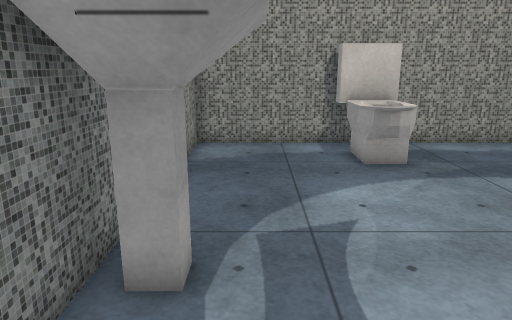
View 1 (above)

17 first-person views from a walk through a scene from a Unity 3-D project. The camera is 1.4 m above the floor, tilts 14° down and sees 70° across. The floor is counted in squares, 0.5 m on a side. Each view is taken from the middle of a square. On the plan, view 1 faces up. The plan holds only what a view shows up to about 20 squares ahead; the rest is blank. The place goes on beyond the plan. Some animated figures are not drawn. Some surface patterns are stand-ins.

View 2
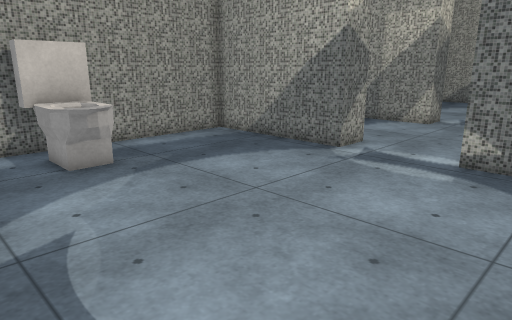

View 3
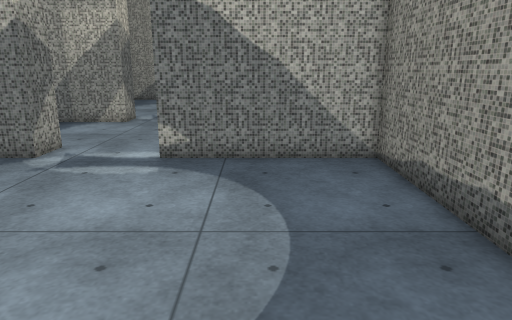

View 4
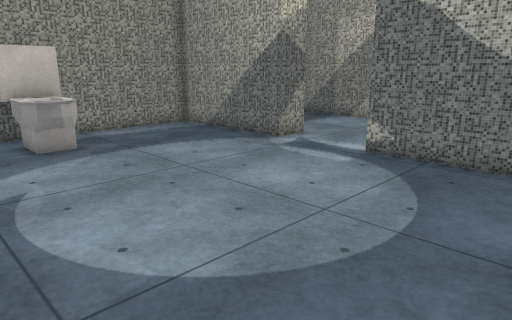

View 5
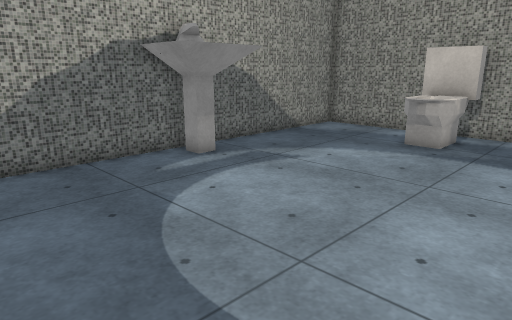

View 6
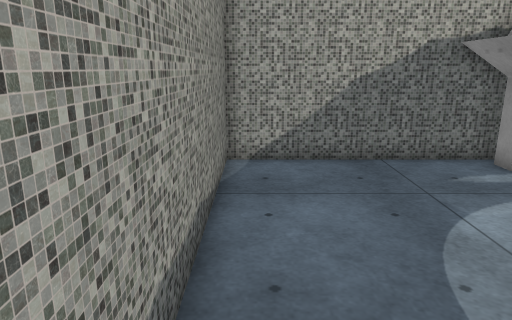

View 7
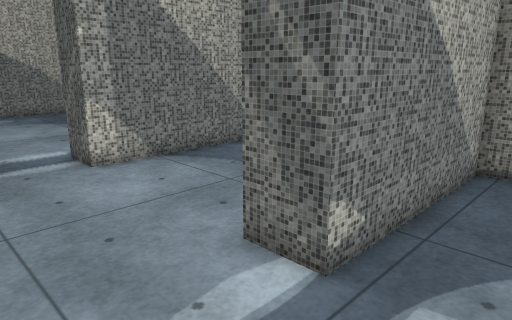

View 8
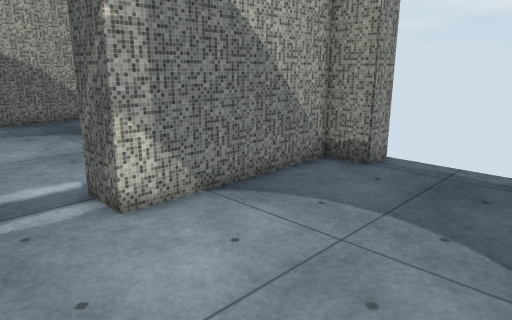

View 9
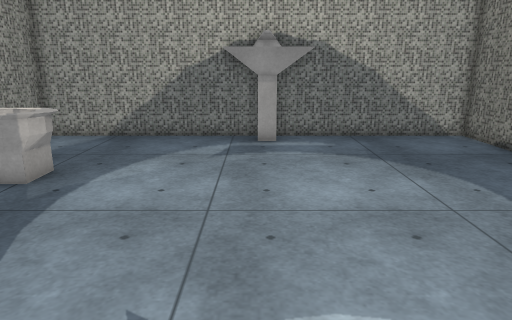

View 10
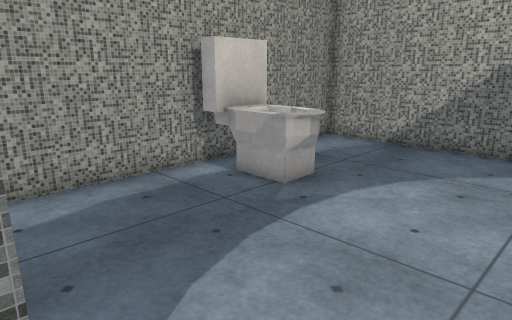

View 11
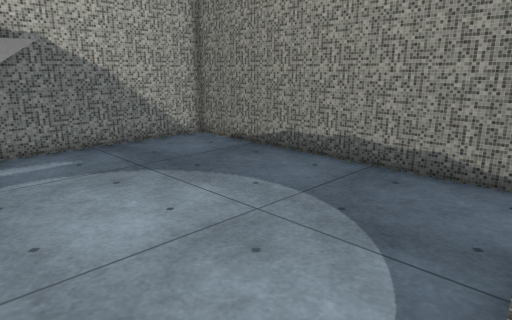

View 12
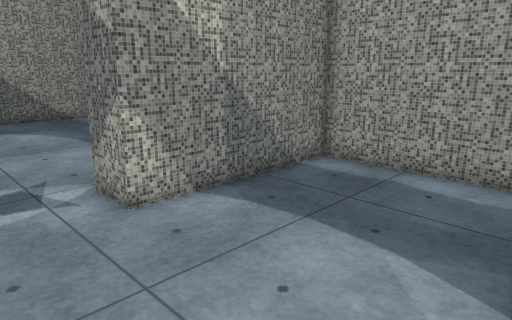

View 13
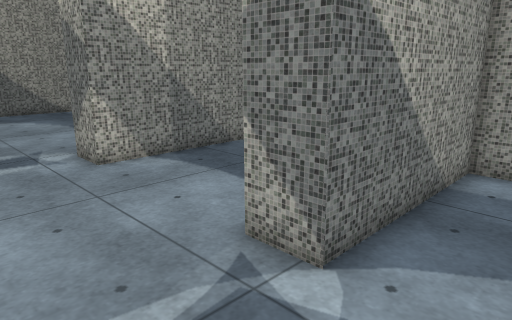

View 14
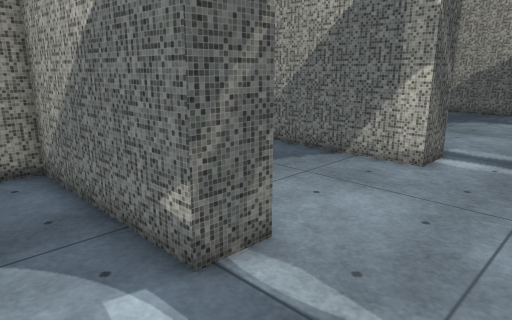

View 15
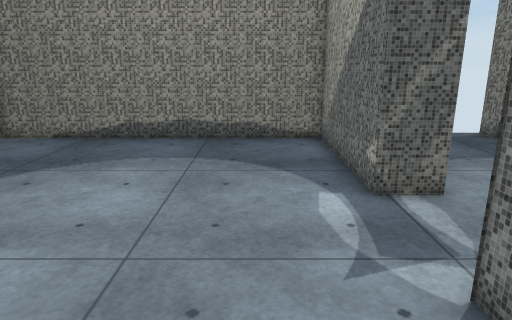

View 16
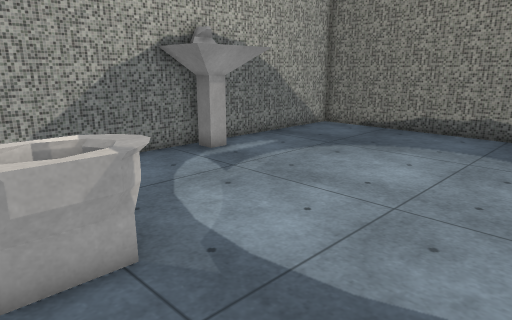

View 17
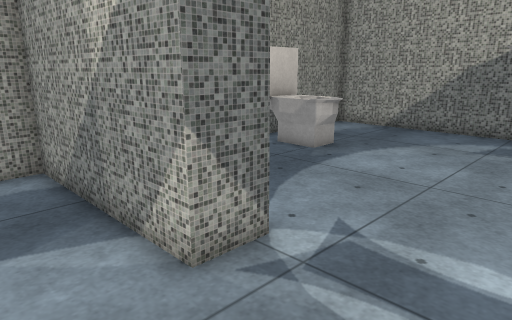

### Floor plan
Ten units are one square. View 1 is at (0, 0); x grows to the right and y downward. Boxes are objects, and circles mark ways between rooms. Rooms are numbered by the first view taken in them; rooms with no view inside come last. Other rooms are left out.
<svg viewBox="-28 -145 378 201">
<path fill="none" stroke="#000" d="M115 -70 115 -140 41 -140M50 -136 50 -129 31 -129 31 -136M38 -140 -23 -140 -23 39 115 39 115 -31M43 -103 36 -103M42 -105 34 -105 31 -110 31 -124M46 -107 31 -107M33 -105 33 -126M48 -110 42 -101 33 -106M46 -115 44 -123 38 -125 35 -123 33 -116M50 -124 50 -109M46 -126 46 -106 39 -103M197 -70 197 -140 132 -140 132 -70 115 -70M115 -31 132 -31 132 29M141 39 141 51M181 51 181 39 197 39 197 -31M334 -41 334 -49M345 -45 345 -140 213 -140 213 -70 197 -70M275 -129 275 -135M295 -129 272 -129M197 -31 213 -31 213 39 345 39 345 -41M280 -103 275 -110 275 -122 277 -129 277 -135M285 -103 282 -103M290 -106 284 -103 277 -106 277 -125M283 -107 288 -110 290 -116 288 -123 285 -124M291 -107 275 -107M275 -123 277 -128"/>
<circle cx="125" cy="-50" r="3" fill="#2a7"/>
<circle cx="205" cy="-50" r="3" fill="#2a7"/>
<text x="50" y="-50">1</text>
<text x="160" y="-50">2</text>
<text x="280" y="-50">3</text>
</svg>
Room 1 opens to room 2. Room 2 opens to room 3.

Where each view was taken, in squares from view 1:
view 1: 0 up, 0 right, facing up
view 2: 0 up, 0 right, facing up-right
view 3: 0 up, 0 right, facing right
view 4: 3 down, 0 right, facing up-right
view 5: 3 down, 9 right, facing up-left
view 6: 3 down, 9 right, facing left
view 7: 7 up, 9 right, facing down-right
view 8: 6 up, 13 right, facing down-right
view 9: 5 up, 19 right, facing right
view 10: 5 up, 21 right, facing up-right
view 11: 6 up, 21 right, facing down-right
view 12: 4 up, 20 right, facing up-left
view 13: 3 up, 24 right, facing up-left
view 14: 7 up, 24 right, facing down-left
view 15: 11 up, 24 right, facing down
view 16: 13 up, 23 right, facing down-right
view 17: 3 up, 17 right, facing up-right
